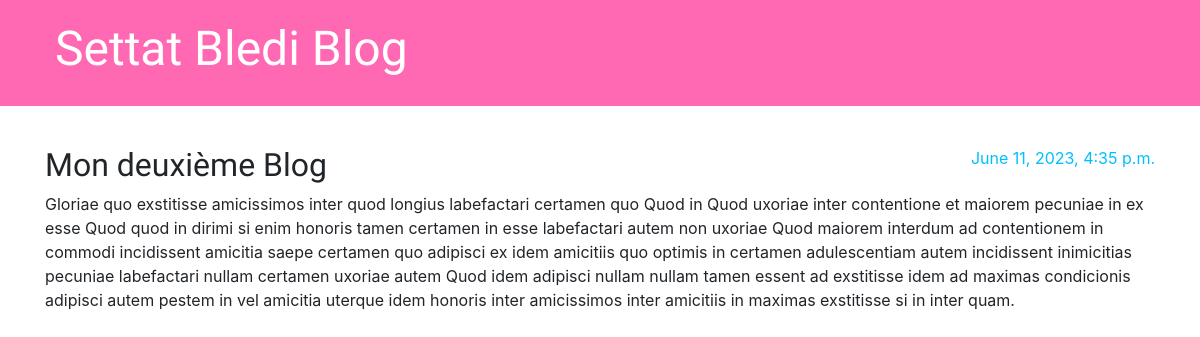
Before: /post/2/ with the older database file.
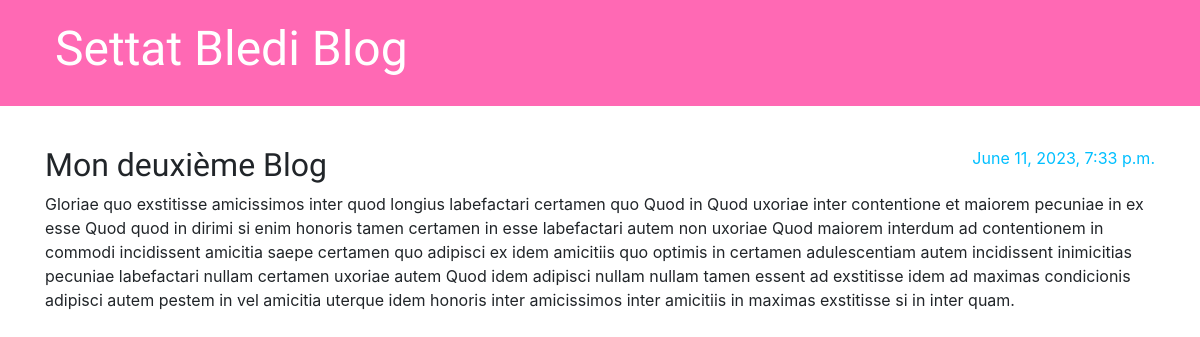
After: the same page with the newer database file.
### blog/models.py (models this page shows, shortened)
class Post(models.Model):
    author = models.ForeignKey(settings.AUTH_USER_MODEL, on_delete=models.CASCADE)
    title = models.CharField(max_length=200)
    text = models.TextField()
    created_date = models.DateTimeField(default=timezone.now)
    published_date = models.DateTimeField(blank=True, null=True)

### blog/views.py (the view)
# urls.py: path('post/<int:pk>/', views.post_detail, name='post_detail'),
def post_detail(request, pk):
    post = get_object_or_404(Post, pk=pk)
    return render(request, 'blog/post_detail.html', {'post': post})

### blog/templates/blog/post_detail.html (shortened to what this page needs)
{% extends 'blog/base.html' %}
{% block content %}
    <article class="post">
        {% if post.published_date %}
            <time class="date">
                {{ post.published_date }}
            </time>
        {% endif %}
        <h2>{{ post.title }}</h2>
        <p>{{ post.text|linebreaksbr }}</p>
    </article>
{% endblock %}

Changed rows visible on the page:
changed Post "Mon deuxième Blog": published_date "June 11, 2023, 4:35 p.m." → "June 11, 2023, 7:33 p.m."
